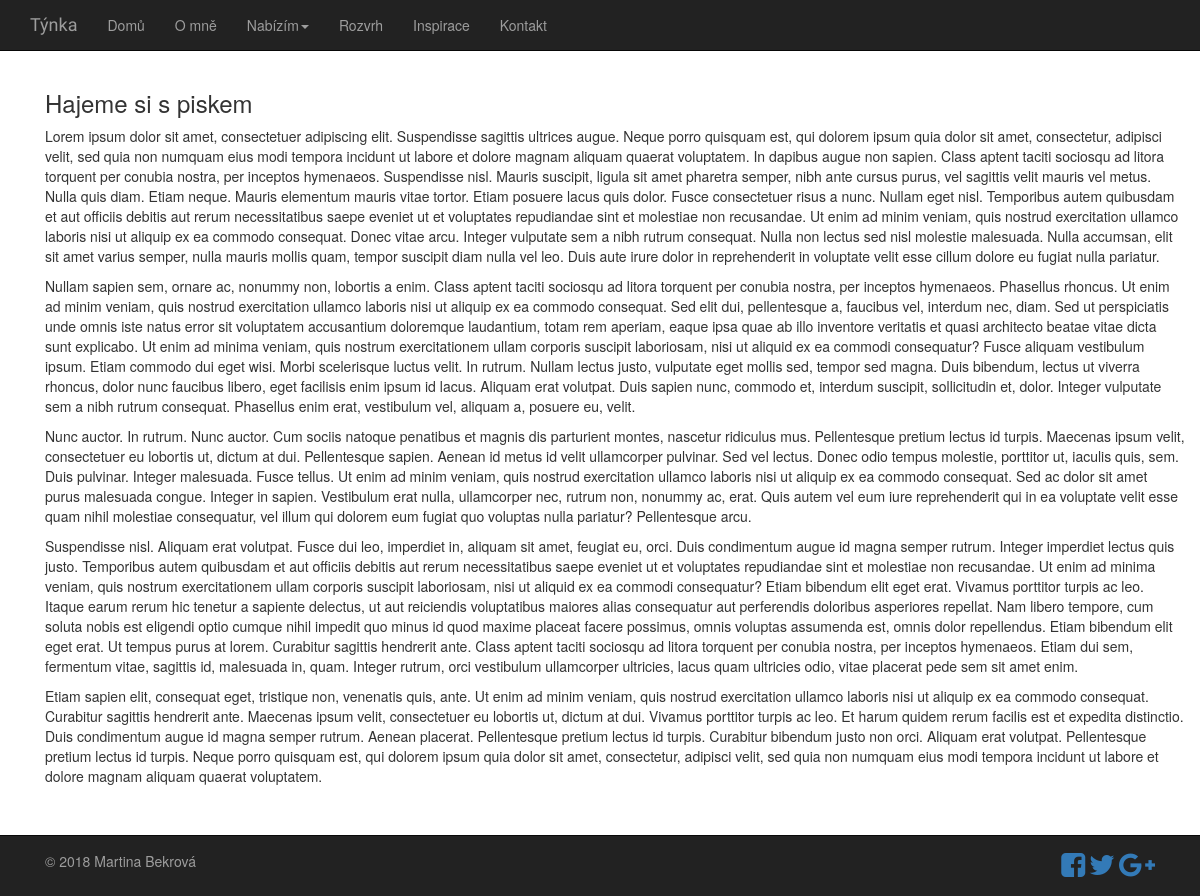
The page /inspiration/1/ on the database its author committed.
### inspiration/models.py (models this page shows, shortened)
class Post(models.Model):
    title = models.CharField(max_length=200)
    text = models.TextField()
    created_date = models.DateTimeField(default=timezone.now)
    published_date = models.DateTimeField(blank=True, null=True)

### inspiration/views.py (the view)
# urls.py: path('<int:pk>/', views.DetailView.as_view(), name="detail")
class DetailView(generic.DetailView):
    model = Post
    template_name = 'inspiration/detail.html'

### inspiration/templates/inspiration/detail.html (shortened to what this page needs)
{% extends 'base/base.html' %}
{% block body %}
    <div class="container">
        <h3>{{ post.title }}</h3>
        {% autoescape off %}{{ post.text }}{% endautoescape %}
    </div>
{% endblock %}

### base/static/base/style.css (style rules this page uses)
body { padding-top: 70px; padding-bottom: 100px; }

### rows shown on the page
Post: title "Hajeme si s piskem", text "Lorem ipsum dolor sit amet, consectetuer adipiscing elit. Suspendisse sagittis ultrices augue. Neque porro quisquam est, qui dolorem ipsum quia dolor sit amet, consectetur, adipisci velit, sed quia non numquam eius modi tempora incidunt ut labore et dolore magnam aliquam quaerat voluptatem. In dapibus augue non sapien. Class aptent taciti sociosqu ad litora torquent per conubia nostra, per inceptos hymenaeos. Suspendisse nisl. Mauris suscipit, ligula sit amet pharetra semper, nibh ante cursus purus, vel sagittis velit mauris vel metus. Nulla quis diam. Etiam neque. Mauris elementum mauris vitae tortor. Etiam posuere lacus quis dolor. Fusce consectetuer risus a nunc. Nullam eget nisl.…"
